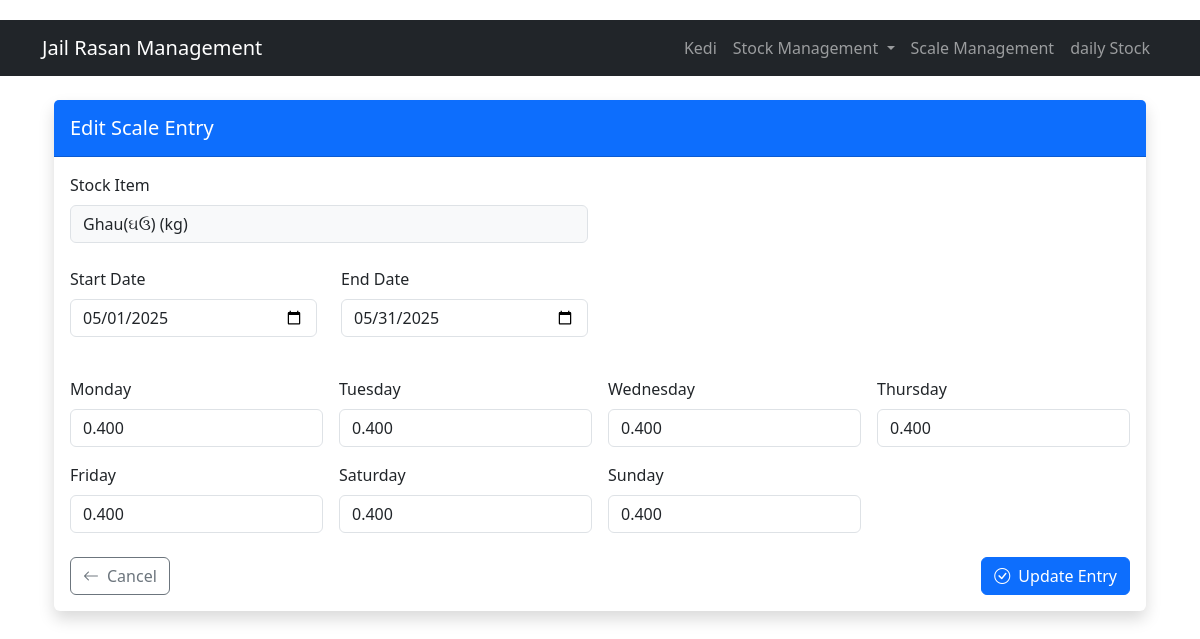
Page /scale/edit/1 on the committed database.
### models.py (models this page shows, shortened)
class StockItem(db.Model):
    id = db.Column(db.Integer, primary_key=True)
    item_name = db.Column(db.String(100), nullable=False)
    description = db.Column(db.Text)
    unit = db.Column(db.String(20), nullable=False)  # kg, g, l, ml, etc.
    created_at = db.Column(db.DateTime, default=datetime.utcnow)

class ScaleEntry(db.Model):
    id = db.Column(db.Integer, primary_key=True)
    stock_item_id = db.Column(db.Integer, db.ForeignKey('stock_item.id'), nullable=False)
    start_date = db.Column(db.Date, nullable=False)
    end_date = db.Column(db.Date, nullable=False)
    monday = db.Column(db.Float, default=0.0)
    tuesday = db.Column(db.Float, default=0.0)
    wednesday = db.Column(db.Float, default=0.0)
    thursday = db.Column(db.Float, default=0.0)
    friday = db.Column(db.Float, default=0.0)
    saturday = db.Column(db.Float, default=0.0)
    sunday = db.Column(db.Float, default=0.0)
    stock_item = db.relationship('StockItem', backref='scale_entries')

### app.py (the view, shortened to what this page needs)
@app.route('/scale/edit/<int:id>', methods=['GET', 'POST'])
def edit_scale(id):
    entry = ScaleEntry.query.get_or_404(id)
    stock_items = StockItem.query.all()
    return render_template('scale/edit_scale.html', entry=entry, stock_items=stock_items)

### templates/scale/edit_scale.html (shortened to what this page needs)
{% extends "base.html" %}
{% block content %}
<div class="container mt-4">
    <div class="card border-0 shadow">
        <div class="card-header bg-primary text-white py-3">
            <h2 class="h5 mb-0">Edit Scale Entry</h2>
        </div>
        <div class="card-body">
            <form method="POST" class="needs-validation" novalidate>
                <div class="row mb-4">
                    <div class="col-md-6">
                        <label class="form-label">Stock Item</label>
                        <input type="text" class="form-control bg-light"
                               value="{{ entry.stock_item.item_name }} ({{ entry.stock_item.unit }})"
                               readonly>
                    </div>
                </div>
                <div class="row mb-4">
                    <div class="col-md-3 mb-3">
                        <label for="start_date" class="form-label">Start Date</label>
                        <input type="date" class="form-control" id="start_date" name="start_date"
                               value="{{ entry.start_date.strftime('%Y-%m-%d') }}" required>
                    </div>
                    <div class="col-md-3 mb-3">
                        <label for="end_date" class="form-label">End Date</label>
                        <input type="date" class="form-control" id="end_date" name="end_date"
                               value="{{ entry.end_date.strftime('%Y-%m-%d') }}" required>
                    </div>
                </div>
                <div class="row g-3 mb-4">
                    {% for day in ['monday', 'tuesday', 'wednesday', 'thursday', 'friday', 'saturday', 'sunday'] %}
                    <div class="col-md-3">
                        <label class="form-label">{{ day|title }}</label>
                        <input type="number" step="0.001" class="form-control"
                               name="{{ day }}"
                               value="{{ "%.3f"|format(entry[day]) }}"
                               required>
                    </div>
                    {% endfor %}
                </div>
                <div class="d-flex justify-content-between">
                    <a href="{{ url_for('scale_list') }}" class="btn btn-outline-secondary">
                        <i class="bi bi-arrow-left me-2"></i>Cancel
                    </a>
                    <button type="submit" class="btn btn-primary">
                        <i class="bi bi-check-circle me-2"></i>Update Entry
                    </button>
                </div>
            </form>
        </div>
    </div>
</div>
{% endblock %}

### static/style.css (style rules this page uses)
body { padding-top: 20px; padding-bottom: 20px; }
h2, h4 { color: #2c3e50; }

### rows in the picture
StockItem: stock_item.item_name "Ghau(ઘઉ) (kg)"
ScaleEntry: start_date "05/01/2025", end_date "05/31/2025", monday "0.400" "0.400" "0.400" "0.400" "0.400" "0.400" "0.400"

### other values in the picture
{{ day|title }} "Monday" "Tuesday" "Wednesday" "Thursday" "Friday" "Saturday" "Sunday"
